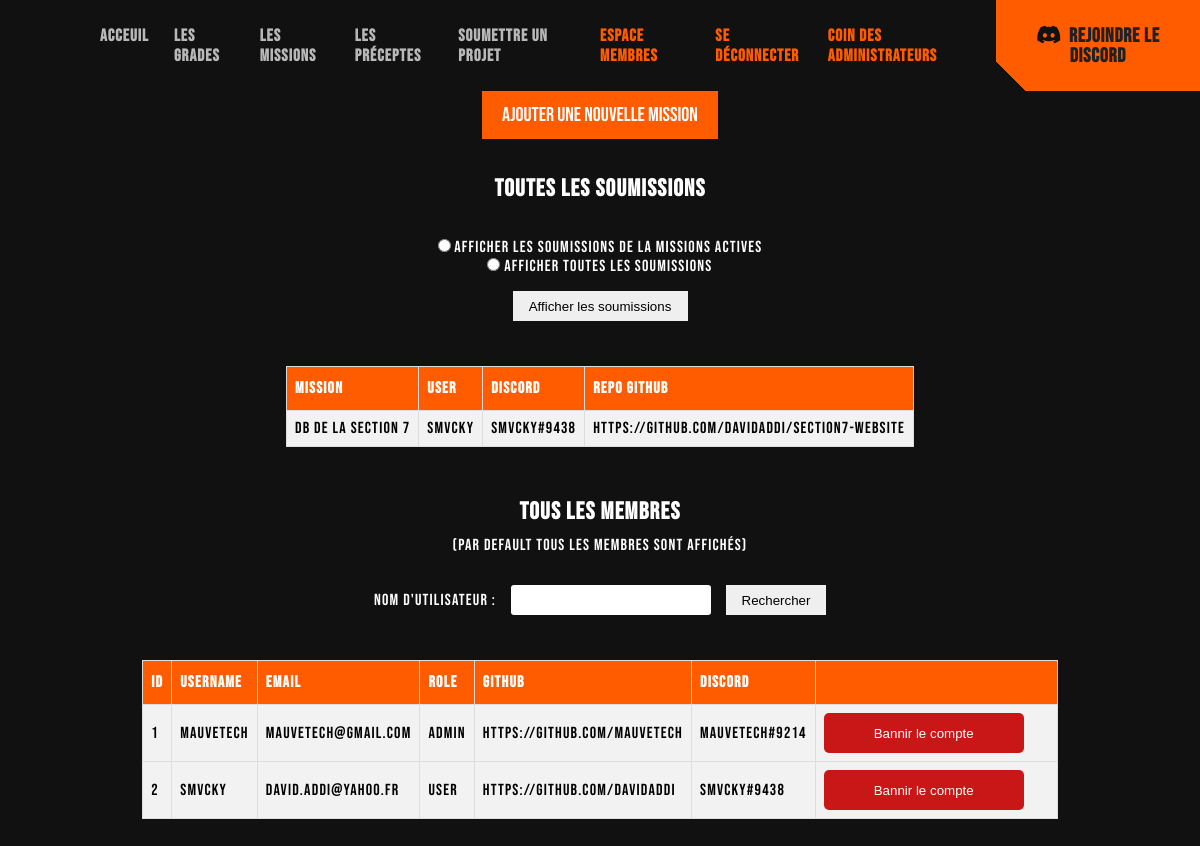
The page /admin.php (signed in) on the database as committed earlier.
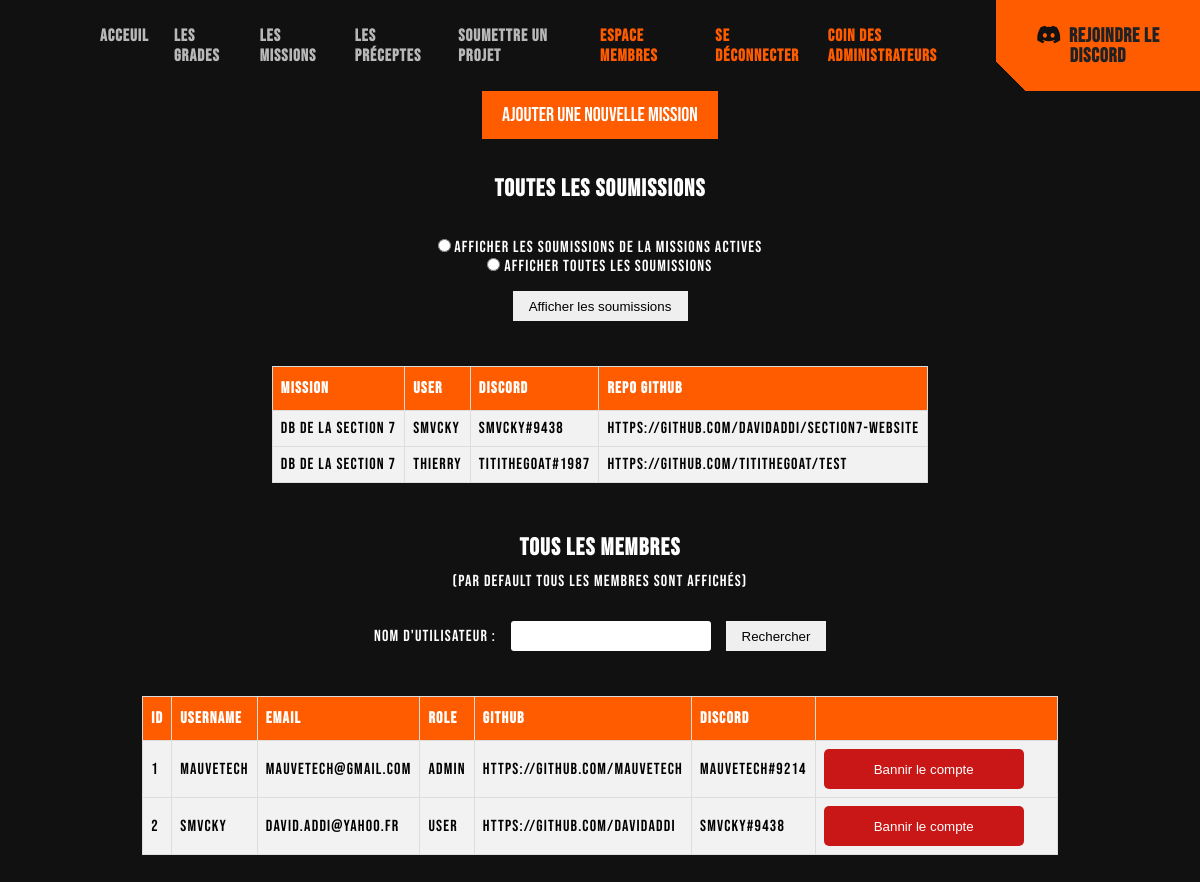
The same page on the database as committed later.
### tables this page shows
CREATE TABLE `missions_submissions` (
  `user` text NOT NULL,
  `nomMission` varchar(500) NOT NULL,
  `discord` varchar(500) NOT NULL,
  `lien_repo_github` text NOT NULL
);

CREATE TABLE `users` (
  `id` int(11) NOT NULL,
  `email` varchar(255) NOT NULL,
  `username` varchar(255) NOT NULL,
  `password` varchar(255) NOT NULL,
  `role` varchar(255) NOT NULL DEFAULT 'user',
  `github` mediumtext NOT NULL,
  `discord` varchar(500) NOT NULL
);

### lib/testadmin.php (called while the page is built, shortened)
<?php
require_once('lib/db.php');
$isConnected = isset($_SESSION["user"]);
if ($isConnected) {
  $stmt = $db->prepare('SELECT role FROM users WHERE id = :id');
  $stmt->execute([':id' => $_SESSION["user"]["id"]]);
  $user = $stmt->fetch();
  if ($user["role"] === "admin") {
    $isAdmin = true;
  }
}
?>

### admin.php (the view, shortened to what this page needs)
<?php
require_once('inc/headHTML.php');
require_once('lib/testadmin.php');
include_once('inc/nav.php');
?>
<main>
<button class="btn-orange"><a href="addMission.php">Ajouter une nouvelle mission</a></button>
<div class="allSubs">
    <h1 class="newSectionH1">Toutes les soumissions</h1>
    <form method="post" action="<?php echo $_SERVER['PHP_SELF']; ?>" class="sortSubs">
        <label>
            <input type="radio" name="status" value="A">
            Afficher les soumissions de la missions actives
        </label>
        <label>
            <input type="radio" name="status" value="all">
            Afficher toutes les soumissions
        </label>
        <input type="submit" value="Afficher les soumissions">
    </form>
    <table id="usersTable">
        <tr>
            <th>Mission</th>
            <th>User</th>
            <th>Discord</th>
            <th>Repo Github</th>
        </tr>
    <?php
        $sql = "SELECT * FROM missions_submissions";
        $stmt = $db->query($sql);
        while ($submission = $stmt->fetch(PDO::FETCH_ASSOC)) {
            echo '
                <tr>
                    <td>'.$submission['nomMission'].'</td>
                    <td>'.$submission['user'].'</td>
                    <td>'.$submission['discord'].'</td>
                    <td><a href='.$submission['lien_repo_github'].'>'.$submission['lien_repo_github'].'</a></td>
                </tr>';
            };
            echo'</table>';
        ?>
</div>
<div class="allMembers" >
    <h1 class="newSectionH1">Tous les membres</h1>
    <p style="text-align: center; color: #fff">(Par default tous les membres sont affichés)</p>
    <form method="get" class="searchUsers">
        <label for="username" style="color: #fff">Nom d'utilisateur :</label>
        <input type="text" id="username" name="username" required>
        <input type="submit" value="Rechercher">
    </form>
    <?php
    if(isset($_GET['username']) && !empty($_GET['username'])) {
        $username = $_GET['username'];
        $stmt = $db->prepare("SELECT * FROM users WHERE username LIKE CONCAT('%', :username, '%')");
        $stmt->bindParam(':username', $username);
        $stmt->execute();
        $users = $stmt->fetchAll();
    } else {
        $stmt = $db->prepare('SELECT * FROM users');
        $stmt->execute();
        $users = $stmt->fetchAll();
    }
    ?>
    <table id="usersTable">
        <tr>
            <th>ID</th>
            <th>Username</th>
            <th>Email</th>
            <th>Role</th>
            <th>Github</th>
            <th>Discord</th>
            <th> </th>
        </tr>
        <?php foreach ($users as $user): ?>
            <tr>
                <td><?= $user['id'] ?></td>
                <td><?= $user['username'] ?></td>
                <td><?= $user['email'] ?></td>
                <td><?= $user['role'] ?></td>
                <td><?= $user['github'] ?></td>
                <td><?= $user['discord'] ?></td>
                <td>
                    <button class="btn-danger" onclick="return confirm('Voulez vous vraiment bannir le compte ?');">
                        <a href="admindelete.php?id=<?= $user['id'] ?>&email=<?= $user['email'] ?>&username=<?= $user['username'] ?>"
                           class="delete" style="color: #fff">Bannir le compte</a></button>
                </td>
            </tr>
        <?php endforeach; ?>
    </table>
</div>
</main>

### inc/headHTML.php (shortened to what this page needs)
<!DOCTYPE html>
<html lang="en">
<head>
    <link rel="stylesheet" href="https://cdnjs.cloudflare.com/ajax/libs/font-awesome/6.3.0/css/all.min.css" />
    <link rel="stylesheet" href="style.css">
</head>
<body>

### inc/nav.php (shortened to what this page needs)
<?php require_once('lib/testadmin.php'); ?>
<section id="heroHeader">
    <nav>
        <ul>
            <li><a href="index.php#heroHeader">Acceuil</a></li>
            <li><a href="index.php#grades">Les Grades</a></li>
            <li><a href="index.php#missions">Les Missions</a></li>
            <li><a href="index.php#preceptes">Les Préceptes</a></li>
            <li><a href="index.php#Subs">Soumettre un projet</a></li>
            <?php if($isConnected): ?>
                <li><a href="membres.php" class="membres">Espace Membres</a></li>
                <li><a href="logout.php" class="membres">Se déconnecter</a></li>
            <?php endif;?>
            <?php if($isAdmin):?>
                <li class="membres"><a href="admin.php">Coin des administrateurs</a></li>
            <?php endif; ?>
        </ul>
        <button class="discordBtn"><i class="fa-brands fa-discord"></i><a href="https://discord.com/invite/Ms78rJFa5d" target="_blank">REJOINDRE LE DISCORD</a></button>
    </nav>

### style.css (style rules this page uses)
* { margin: 0; padding: 0; border: none; }
html { scroll-behavior: smooth; }
body { font-family: 'Bebas Neue'; letter-spacing: 1.19px; }
body { background-color: #111; }
ul, li { list-style-type: none; }
a { all: unset; }
nav { display: flex; align-items: center; margin-left: 100px; justify-content: space-between; }
ul { display: flex; }
nav > ul > li { margin-right: 25px; font-size: 17px; color: #b8b8b8; font-weight: bold; font-family: 'Bebas Neue', sans-serif; letter-spacing: 1px; }
.membres { color: #ff5c00; }
.discordBtn, .discordBtn::after { padding: 25px 20px; background: linear-gradient(45deg, transparent 10%, #ff5c00 5%); border: 0; color: #202124; line-height: 1; outline: transparent; position: relative; font-size: 20px; font-family: 'Bebas Neue'; font-weight: bold; letter-spacing: 0.75px; }
.discordBtn > i { color: #111; margin-right: 7px; }
.newSectionH1 { margin-top: 35px; margin-bottom: 35px; text-align: center; color: #fff; }
.btn-danger { width: 200px; height: 40px; background-color: #c91717; color: #fff; border: none; border-radius: 5px; margin-right: 25px; }
#usersTable { font-family: 'Bebas Neue', sans-serif; border-collapse: collapse; width: 100%; width: 100%; display: flex; justify-content: center; margin-top: 45px; margin-bottom: 50px; }
#usersTable td, #usersTable th { border: 1px solid #ddd; padding: 8px; }
#usersTable tr { background-color: #f2f2f2; }
#usersTable th { padding-top: 12px; padding-bottom: 12px; text-align: left; background-color: #ff5c00; color: white; }
.allMembers h1 { margin-bottom: 10px; }
.searchUsers { margin-top: 30px; display: flex; justify-content: center; align-items: center; }
.searchUsers > label { color: #fff; margin-right: 15px; }
.searchUsers > input[type="text"] { margin-right: 15px; width: 200px; height: 30px; border-radius: 3px; }
.searchUsers > input[type="submit"] { width: 100px; height: 30px; }
.sortSubs { color: #fff; display: flex; flex-direction: column; align-items: center; }
.sortSubs > input[type="submit"] { margin-top: 15px; width: 175px; height: 30px; }
.btn-orange { background: linear-gradient(45deg, transparent 10%, #ff5c00 5%); color: white; font-family: 'Bebas Neue'; padding: 12px 20px; border: none; cursor: pointer; font-size: 20px; }

### admin.php (style rules this page uses)
.btn-orange { background: #ff5c00; color: white; font-family: 'Bebas Neue'; padding: 12px 20px; border: none; cursor: pointer; font-size: 20px; display: flex; align-items: center; margin: auto; }

Rows that differ between the two databases and show on the page:
added missions_submissions: nomMission "DB de la Section 7", user "thierry", discord "TitiTheGoat#1987", lien_repo_github "https://github.com/titithegoat/test"
